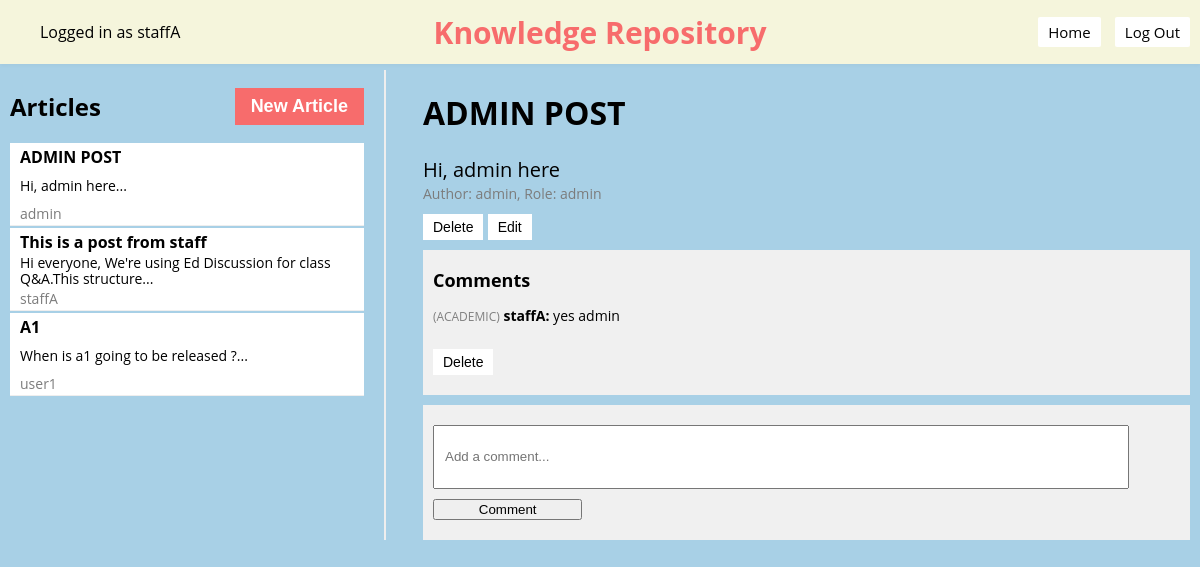
/knowledge-repository/1 (signed in), run on the app's committed database.
### models.py (models this page shows)
class Base(DeclarativeBase):
    pass

class Article(Base):
    __tablename__ = "article"
    id: Mapped[int] = mapped_column(Integer, primary_key=True)
    title: Mapped[str] = mapped_column(String(100), nullable=False)
    content: Mapped[str] = mapped_column(Text, nullable=False)
    author_id: Mapped[int] = mapped_column(Integer, ForeignKey('user.username'), nullable=False)
    comments = relationship('Comment', backref='article', lazy='dynamic')
    user = relationship("User", foreign_keys=[author_id])

class Comment(Base):
    __tablename__ = "comment"
    id: Mapped[int] = mapped_column(Integer, primary_key=True)
    content: Mapped[str] = mapped_column(Text, nullable=False)
    article_id: Mapped[int] = mapped_column(Integer, ForeignKey('article.id'), nullable=False)
    author_id: Mapped[int] = mapped_column(Integer, ForeignKey('user.username'), nullable=False)
    author_role = Column(String)  # New column for the user's role
    user = relationship("User", foreign_keys=[author_id])

### app.py (the view)
@app.route("/knowledge-repository", defaults={'article_id': None})
@app.route("/knowledge-repository/<int:article_id>")
def knowledge_repository(article_id):
    username = session.get("username")
    if username is None:
        return redirect(url_for('login'))  # Redirect to login page
    articles = db.get_all_articles()
    selected_article = db.get_article(article_id) if article_id else None
    user = db.get_user(username)
    user_role = user.role.name if hasattr(user.role, 'name') else str(user.role)
    if selected_article:
        comments = db.get_comments(selected_article.id)
    else:
        comments = []
    if selected_article != None:
        author_role = db.get_user_role(selected_article.author_id)
    else:
        author_role = "student"
    return render_template('knowledge_repository.jinja', username=username, articles=articles, selected_article=selected_article, author_role=author_role, user_role=user_role, comments=comments)

### app.py (called while the page is built)
def csp_policy_string(policy_dict):
    return "; ".join([f"{key} {' '.join(val) if isinstance(val, list) else val}" for key, val in policy_dict.items()])

@app.after_request
def apply_csp(response):
    policy = {
    "default-src": "'self'",
    "script-src": [
        "'self'",
        "https://cdnjs.cloudflare.com",  # Allow scripts from CDN for Crypto-JS
        "https://cdn.jsdelivr.net",
        "'unsafe-inline'"
    ],
    "style-src": "'self' 'unsafe-inline'",  # Allows inline styles;
    "img-src": "'self'",
    "connect-src": "'self'",  # Restricts the URLs which can be loaded using script interfaces
    "font-src": "'self'",  # Fonts loading
    "object-src": "'none'",  # Prevents object, embed, and applet elements from rendering
    "frame-ancestors": "'none'"  # Protects against clickjacking
}
    response.headers['Content-Security-Policy'] = csp_policy_string(policy)
    return response

### db.py (called while the page is built)
def get_user(username: str):
    with Session(engine) as session:
        return session.get(User, username)

def get_all_articles():
    with Session(engine) as session:
        articles = session.query(Article).all()
        return articles

def get_article(article_id):
    with Session(engine) as session:
        return session.query(Article).filter(Article.id == article_id).first()

def get_comments(article_id):
    with Session(engine) as session:
        return session.query(Comment).filter(Comment.article_id == article_id).all()

def get_user_role(username):
    with Session(engine) as session:
        user = session.query(User).filter(User.username == username).first()
        if user:
            return user.role.value
        else:
            return None  # Return None if the user is not found

### templates/knowledge_repository.jinja (shortened to what this page needs)
{% extends 'base.jinja' %}
{% block content %}
<nav style="padding: 2px 0; overflow: auto;">
    <div style="float: left;">
        <ul>
            <li class="username" style="display: inline-block;">Logged in as {{ username }}</li>
        </ul>
    </div>
        <div style="text-align: center; position: absolute; left: 50%; transform: translateX(-50%);">
        <h1 style="margin: 0; font-size: 30px; color: #F76C6c; ">Knowledge Repository</h1>
    </div>
    <div style="float: right;">
        <ul>
            <li style="display: inline-block;"><button onclick="location.href='{{ url_for('home') }}'">Home</button></li>
            <button onclick="confirmLogout()">Log Out</button>
        </ul>
    </div>
</nav>
<div class="container">
    <div class="sidebar">
        <div class="sidebar-header">
            <h2>Articles</h2>
            <button class="new-article" id="newArticleBtn">New Article</button>
        </div>
        {% for article in articles %}
            <div class="article-preview" onclick="location.href='{{ url_for('knowledge_repository', article_id=article.id) }}'">
                <h3 id="sidebar-title-{{ article.id }}">{{ article.title }}</h3>
                <p id="sidebar-content-{{ article.id }}" style="font-size: 14px; color: black; margin: 1px 0;">{{ article.content.split()[:10]|join(' ') }}...</p>
                <p style="font-size: 14px; color: rgb(124, 124, 124);margin: 1px 0;">{{ article.author_id }}</p>
            </div>
        {% endfor %}
        </div>
        <div class="main-content">
            {% if selected_article %}
            <h1 id="article-title-{{ selected_article.id }}">{{ selected_article.title }}</h1>
            <p id="article-content-{{ selected_article.id }}" style="font-size: 20px; color: black; ; margin: 1px 0;">{{ selected_article.content }}</p>
            <p style="font-size: 14px; color: rgb(124, 124, 124); ; margin: 1px 0;">Author: {{ selected_article.author_id }}, Role: {{ author_role }}</p>
            {% if user_role == 'ADMIN' or user_role == 'ACADEMIC' or user_role == 'ADMINISTRATIVE' %}
                <button class="button" onclick="deleteArticle({{ selected_article.id }}); event.stopPropagation();" style="vertical-align: top;">
                    Delete
                </button>
            {% endif %}
            {% if username == selected_article.author_id or user_role == 'ADMIN' or user_role == 'ACADEMIC' or user_role == 'ADMINISTRATIVE' %}
                <button class="button" id="edit-button-{{ selected_article.id }}" onclick="enableEditing({{ selected_article.id }})">Edit</button>
            {% endif %}
            <div class="comments">
            <h3>Comments</h3>
            {% for comment in comments %}
                <div class="comment">
                    <p>
                    <span class="comment-role">({{ comment.author_role }})</span>
                    <span class="comment-author">{{ comment.author_id }}:</span>
                    <span class="comment-content">{{ comment.content }}</span>
                    </p>
                    {% if user_role == 'ADMIN' or user_role == 'ACADEMIC' or user_role == 'ADMINISTRATIVE'%}
                        <button onclick="deleteComment({{ comment.id }})" class="button delete-button">Delete</button>
                    {% endif %}
                </div>
                {% else %}
                <p>No comments yet.</p>
                {% endfor %}
            </div>
            <div class="comments">
                <form action="{{ url_for('add_comment', article_id=selected_article.id) }}" method="post">
                    <input type="text" name="content" placeholder="Add a comment...">
                    <button type="submit">Comment</button>
                </form>
            </div>
            {% endif %}
        </div>
    </div>
{% endblock %}

### templates/knowledge_repository.jinja (style rules this page uses)
html, body { margin: 0; padding: 0; width: 100%; height: 100%; display: flex; flex-direction: column; font-family: 'Open Sans', sans-serif; background-color: #A8D0E6; }
nav { position: absolute; width: 100%; height: 60px; background-color: beige; display: flex; justify-content: space-between; align-items: center; padding: 0 20px; box-shadow: 0 2px 4px rgba(0, 0, 0, 0.03); overflow: hidden; }
h2 { font-family: 'Open Sans', sans-serif; }
h3 { font-family: 'Open Sans', sans-serif; color: black; font-size: 18px; margin: 8px 0; }
p { font-family: 'Open Sans', sans-serif; color: black; font-size: 14px; }
.container { margin-top: 60px; display: flex; justify-content: space-between; padding: 10px; }
.sidebar { overflow: auto; width: 30%; border-right: 2px solid #eee; padding-right: 20px; }
.sidebar-header { display: flex; align-items: center; justify-content: space-between; }
.article-preview { cursor: pointer; padding: 1px; border-bottom: 1px solid #eee; height: 80px; display: flex; flex-direction: column; justify-content: space-between; overflow: hidden; background: #fff; margin-bottom: 2px; padding-left: 5px; }
.article-preview h3 { margin-top: 2px; font-size: 16px; overflow: hidden; text-overflow: ellipsis; margin-bottom: 0px; white-space: nowrap; padding-left: 5px; }
.article-preview p { margin-top: 0px; line-height: 1.2; font-size: 14px; cursor: pointer; border-bottom: 0px solid #eee; overflow: hidden; text-overflow: ellipsis; padding-left: 5px; padding-right: 5px; }
.main-content { width: 65%; padding-left: 20px; }
.comments { margin-top: 10px; background-color: #f0f0f0; padding: 10px; overflow-y: auto; // Enable vertical scrolling }
.comment { margin-bottom: 10px; }
nav button { font-family: 'Open Sans', sans-serif; padding: 5px 10px; background-color: white; color: black; border: none; border-radius: 2px; cursor: pointer; text-align: center; text-decoration: none; display: inline-block; margin-right: 10px; font-size: 15px; transition: background-color 0.3s, color 0.3s; }
.new-article { padding: 8px 16px; background-color: #F76C6c; color: white; border: none; cursor: pointer; font-size: 18px; font-weight: bold; transition: background-color 0.2s; }
form { width: 100%; display: flex; flex-direction: column; align-items: left; }
form input[type="text"] { margin-top: 10px; width: 90%; padding: 10px; height: 40px; }
form button { margin-top: 10px; margin-bottom: 10px; width: 20%; }
.button { margin-top: 10px; padding: 5px 10px; background-color: white; color: black; border: none; cursor: pointer; font-size: 14px; transition: background-color 0.3s, box-shadow 0.3s; }
.comment p { font-size: 14px; color: black; }
.comment .comment-role { font-size: 12px; color: grey; }
.comment .comment-author { font-size: 14px; font-weight: bold; }
.comment .comment-content { font-size: 14px; }

### data on the page
Article: title "ADMIN POST", content.split "Hi, admin here", author_id "admin", content "Hi, admin here"
Article: title "This is a post from staff", content.split "Hi everyone, We're using Ed Discussion for class Q&A.This structure", author_id "staffA"
Article: title "A1", content.split "When is a1 going to be released ?", author_id "user1"
Comment: author_role "ACADEMIC", author_id "staffA", content "yes admin"

### other printed values
{{ username }} "staffA"
{{ author_role }} "admin"
